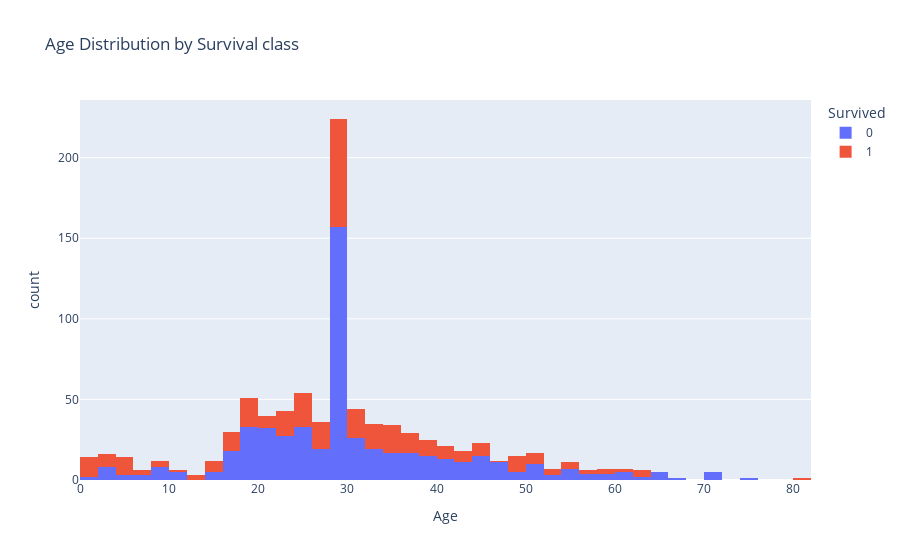

The notebook cell this image was saved under:
### Code cell
fig=px.histogram(data, x= 'Age', color='Survived', nbins=50, title='Age Distribution by Survival class')
fig.show()

### Figure 1 — Plotly figure (JSON) as saved in the notebook; plotly's stock layout.template omitted (floating-point values rounded to 4 significant figures; data arrays with more than 128 entries replaced by an {"elided": "..."} marker saying what was removed)
{"data": [{"alignmentgroup": "True", "bingroup": "x", "hovertemplate": "Survived=0<br>Age=%{x}<br>count=%{y}<extra></extra>", "legendgroup": "0", "marker": {"color": "#636efa", "pattern": {"shape": ""}}, "name": "0", "nbinsx": 50, "offsetgroup": "0", "orientation": "v", "showlegend": true, "type": "histogram", "x": {"elided": "549 float values"}, "xaxis": "x", "yaxis": "y"}, {"alignmentgroup": "True", "bingroup": "x", "hovertemplate": "Survived=1<br>Age=%{x}<br>count=%{y}<extra></extra>", "legendgroup": "1", "marker": {"color": "#EF553B", "pattern": {"shape": ""}}, "name": "1", "nbinsx": 50, "offsetgroup": "1", "orientation": "v", "showlegend": true, "type": "histogram", "x": {"elided": "342 float values"}, "xaxis": "x", "yaxis": "y"}], "layout": {"autosize": true, "barmode": "relative", "legend": {"title": {"text": "Survived"}, "tracegroupgap": 0}, "title": {"text": "Age Distribution by Survival class"}, "xaxis": {"anchor": "y", "autorange": true, "domain": [0, 1], "range": [0, 82], "title": {"text": "Age"}, "type": "linear"}, "yaxis": {"anchor": "x", "autorange": true, "domain": [0, 1], "range": [0, 235.8], "title": {"text": "count"}}}}
